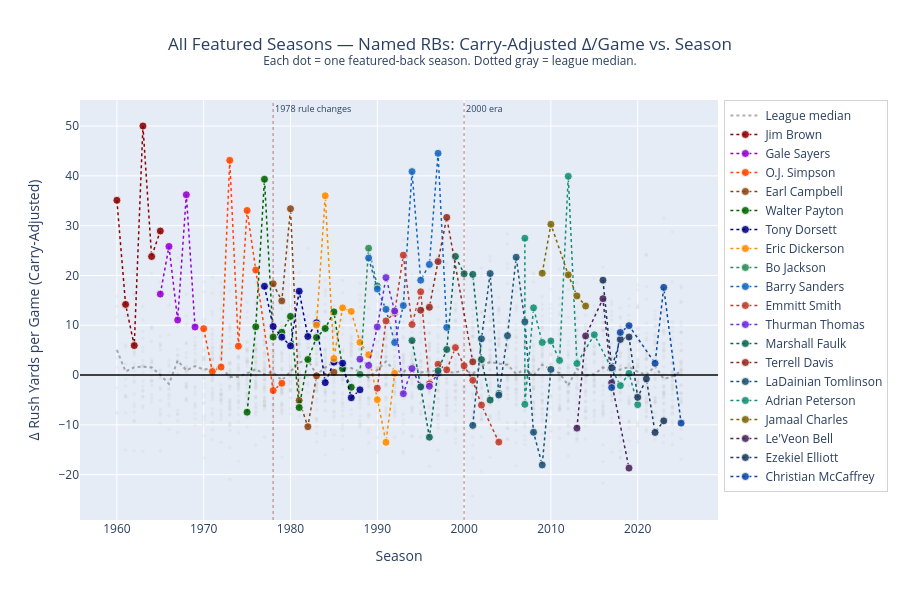

The notebook cell saved with this chart:
### Markdown cell above
---
# Chart 6 — Named Backs: All Seasons Plotted

Every featured season for each GOAT-tier RB. X-axis = season, Y-axis = carry-adjusted Δ/game.
Shows career arcs, peak years, and decline — similar to the QB chart in the QB analysis.

### Code cell
fig6 = go.Figure()

# Background: all featured backs
fig6.add_trace(go.Scatter(
    x=rb_featured['season'],
    y=rb_featured['delta_rush_yds_pg'],
    mode='markers',
    marker=dict(color='rgba(200,200,200,0.18)', size=3.5),
    name='All featured backs',
    hoverinfo='skip',
    showlegend=False,
))

# League avg by season
fig6.add_trace(go.Scatter(
    x=era_trend['season'],
    y=era_trend['med_delta'],
    mode='lines',
    line=dict(color='rgba(80,80,80,0.45)', width=2, dash='dot'),
    name='League median',
    hoverinfo='skip',
))

for rb_name, color in NAMED_RBS.items():
    parts = rb_name.split()
    sub = rb_featured[
        rb_featured['player_name'].str.contains(parts[0], na=False) &
        rb_featured['player_name'].str.contains(parts[-1], na=False)
    ].sort_values('season')
    if sub.empty:
        continue
    hover = (
        '<b>' + sub['player_name'] + '</b> — ' + sub['team_abbrev'] + ' ' + sub['season'].astype(str) +
        '<br>Rush yds: ' + sub['total_rush_yds'].astype(int).astype(str) +
        '<br>Δ/game: <b>' + sub['delta_rush_yds_pg'].round(1).astype(str) + '</b>' +
        '<br>Δ season total: ' + sub['delta_rush_yds_total'].round(1).astype(str)
    )
    fig6.add_trace(go.Scatter(
        x=sub['season'],
        y=sub['delta_rush_yds_pg'],
        mode='markers+lines',
        marker=dict(color=color, size=8, opacity=0.88,
                    line=dict(width=0.8, color='white')),
        line=dict(color=color, width=1.5, dash='dot'),
        name=rb_name,
        hovertext=hover, hoverinfo='text',
    ))

fig6.add_hline(y=0, line_color='black', line_width=1.5)
for yr, lbl in [(1978, '1978 rule changes'), (2000, '2000 era')]:
    fig6.add_vline(x=yr, line_dash='dot', line_color='rgba(150,0,0,0.35)', line_width=1.5,
                   annotation_text=lbl, annotation_position='top right',
                   annotation_font_size=9)

fig6.update_layout(
    title=dict(text='All Featured Seasons — Named RBs: Carry-Adjusted Δ/Game vs. Season<br>'
                    '<sup>Each dot = one featured-back season. Dotted gray = league median.</sup>',
               x=0.5),
    xaxis=dict(title='Season'),
    yaxis=dict(title='Δ Rush Yards per Game (Carry-Adjusted)'),
    height=600,
    hovermode='closest',
    legend=dict(orientation='v', x=1.01, y=1,
                bgcolor='rgba(255,255,255,0.85)',
                bordercolor='lightgray', borderwidth=1),
)
fig6.show()

### Figure 1 — Plotly figure (JSON) as saved in the notebook; plotly's stock layout.template omitted (floating-point values rounded to 4 significant figures; data arrays with more than 128 entries replaced by an {"elided": "..."} marker saying what was removed)
{"data": [{"hoverinfo": "skip", "marker": {"color": "rgba(200,200,200,0.18)", "size": 3.5}, "mode": "markers", "name": "All featured backs", "showlegend": false, "type": "scatter", "x": {"elided": "2481 int values"}, "y": {"elided": "2481 float values"}}, {"hoverinfo": "skip", "line": {"color": "rgba(80,80,80,0.45)", "dash": "dot", "width": 2}, "mode": "lines", "name": "League median", "type": "scatter", "x": [1960, 1961, 1962, 1963, 1964, 1965, 1966, 1967, 1968, 1969, 1970, 1971, 1972, 1973, 1974, 1975, 1976, 1977, 1978, 1979, 1980, 1981, 1982, 1983, 1984, 1985, 1986, 1987, 1988, 1989, 1990, 1991, 1992, 1993, 1994, 1995, 1996, 1997, 1998, 1999, 2000, 2001, 2002, 2003, 2004, 2005, 2006, 2007, 2008, 2009, 2010, 2011, 2012, 2013, 2014, 2015, 2016, 2017, 2018, 2019, 2020, 2021, 2022, 2023, 2024, 2025], "y": [5.0, 0.715, 1.545, 1.695, 1.53, 0.06, -1.8, 2.895, 0.94, 1.79, 1.105, 1.335, 1.63, -0.4, -0.33, 0.315, 1.18, 0.17, 0.575, -1.105, 0.7, 2.51, 3.04, 0.06, 1.52, 2.57, 1.27, 1.43, 0.59, -0.46, 1.01, 2.73, 0.87, 0.565, 2.26, 0.51, 0.75, 0.86, 0.58, 0.51, 1.04, 0.215, 1.81, 2.62, 2.28, 2.05, 0.24, 1.105, -0.12, 2.07, 1.14, 0.38, -2.095, 1.27, -0.08, 0.15, 1.51, 0.76, 1.105, 1.63, 0.67, -0.02, 1.8, -0.79, -0.28, 0.8]}, {"hoverinfo": "text", "hovertext": ["<b>Jim Brown</b> — CLE 1960<br>Rush yds: 1257<br>Δ/game: <b>35.1</b><br>Δ season total: 421.1", "<b>Jim Brown</b> — CLE 1961<br>Rush yds: 1408<br>Δ/game: <b>14.2</b><br>Δ season total: 198.5", "<b>Jim Brown</b> — CLE 1962<br>Rush yds: 996<br>Δ/game: <b>5.9</b><br>Δ season total: 82.9", "<b>Jim Brown</b> — CLE 1963<br>Rush yds: 1863<br>Δ/game: <b>50.0</b><br>Δ season total: 700.2", "<b>Jim Brown</b> — CLE 1964<br>Rush yds: 1560<br>Δ/game: <b>23.8</b><br>Δ season total: 357.0", "<b>Jim Brown</b> — CLE 1965<br>Rush yds: 1594<br>Δ/game: <b>28.9</b><br>Δ season total: 433.8"], "line": {"color": "#8B0000", "dash": "dot", "width": 1.5}, "marker": {"color": "#8B0000", "line": {"color": "white", "width": 0.8}, "opacity": 0.88, "size": 8}, "mode": "markers+lines", "name": "Jim Brown", "type": "scatter", "x": [1960, 1961, 1962, 1963, 1964, 1965], "y": [35.09, 14.18, 5.92, 50.01, 23.8, 28.92]}, {"hoverinfo": "text", "hovertext": ["<b>Gale Sayers</b> — CHI 1965<br>Rush yds: 867<br>Δ/game: <b>16.2</b><br>Δ season total: 227.5", "<b>Gale Sayers</b> — CHI 1966<br>Rush yds: 1231<br>Δ/game: <b>25.8</b><br>Δ season total: 361.5", "<b>Gale Sayers</b> — CHI 1967<br>Rush yds: 880<br>Δ/game: <b>11.0</b><br>Δ season total: 143.6", "<b>Gale Sayers</b> — CHI 1968<br>Rush yds: 856<br>Δ/game: <b>36.2</b><br>Δ season total: 325.9", "<b>Gale Sayers</b> — CHI 1969<br>Rush yds: 1032<br>Δ/game: <b>9.6</b><br>Δ season total: 134.9"], "line": {"color": "#9400D3", "dash": "dot", "width": 1.5}, "marker": {"color": "#9400D3", "line": {"color": "white", "width": 0.8}, "opacity": 0.88, "size": 8}, "mode": "markers+lines", "name": "Gale Sayers", "type": "scatter", "x": [1965, 1966, 1967, 1968, 1969], "y": [16.25, 25.82, 11.05, 36.21, 9.64]}, {"hoverinfo": "text", "hovertext": ["<b>O.J. Simpson</b> — BUF 1970<br>Rush yds: 488<br>Δ/game: <b>9.3</b><br>Δ season total: 74.5", "<b>O.J. Simpson</b> — BUF 1971<br>Rush yds: 742<br>Δ/game: <b>0.7</b><br>Δ season total: 9.8", "<b>O.J. Simpson</b> — BUF 1972<br>Rush yds: 1251<br>Δ/game: <b>1.6</b><br>Δ season total: 22.5", "<b>O.J. Simpson</b> — BUF 1973<br>Rush yds: 2003<br>Δ/game: <b>43.1</b><br>Δ season total: 603.5", "<b>O.J. Simpson</b> — BUF 1974<br>Rush yds: 1125<br>Δ/game: <b>5.8</b><br>Δ season total: 81.2", "<b>O.J. Simpson</b> — BUF 1975<br>Rush yds: 1817<br>Δ/game: <b>33.0</b><br>Δ season total: 462.6", "<b>O.J. Simpson</b> — BUF 1976<br>Rush yds: 1503<br>Δ/game: <b>21.1</b><br>Δ season total: 295.2", "<b>O.J. Simpson</b> — SFO 1978<br>Rush yds: 593<br>Δ/game: <b>-3.1</b><br>Δ season total: -31.2", "<b>O.J. Simpson</b> — SFO 1979<br>Rush yds: 460<br>Δ/game: <b>-1.6</b><br>Δ season total: -21.5"], "line": {"color": "#FF4500", "dash": "dot", "width": 1.5}, "marker": {"color": "#FF4500", "line": {"color": "white", "width": 0.8}, "opacity": 0.88, "size": 8}, "mode": "markers+lines", "name": "O.J. Simpson", "type": "scatter", "x": [1970, 1971, 1972, 1973, 1974, 1975, 1976, 1978, 1979], "y": [9.31, 0.7, 1.61, 43.11, 5.8, 33.04, 21.09, -3.12, -1.65]}, {"hoverinfo": "text", "hovertext": ["<b>Earl Campbell</b> — HOU 1978<br>Rush yds: 1450<br>Δ/game: <b>18.3</b><br>Δ season total: 274.9", "<b>Earl Campbell</b> — HOU 1979<br>Rush yds: 1697<br>Δ/game: <b>14.9</b><br>Δ season total: 238.2", "<b>Earl Campbell</b> — HOU 1980<br>Rush yds: 1934<br>Δ/game: <b>33.4</b><br>Δ season total: 500.8", "<b>Earl Campbell</b> — HOU 1981<br>Rush yds: 1376<br>Δ/game: <b>-5.1</b><br>Δ season total: -81.7", "<b>Earl Campbell</b> — HOU 1982<br>Rush yds: 538<br>Δ/game: <b>-10.4</b><br>Δ season total: -93.4", "<b>Earl Campbell</b> — HOU 1983<br>Rush yds: 1301<br>Δ/game: <b>-0.2</b><br>Δ season total: -2.1", "<b>Earl Campbell</b> — NOR 1985<br>Rush yds: 643<br>Δ/game: <b>0.6</b><br>Δ season total: 8.4"], "line": {"color": "#8B4513", "dash": "dot", "width": 1.5}, "marker": {"color": "#8B4513", "line": {"color": "white", "width": 0.8}, "opacity": 0.88, "size": 8}, "mode": "markers+lines", "name": "Earl Campbell", "type": "scatter", "x": [1978, 1979, 1980, 1981, 1982, 1983, 1985], "y": [18.33, 14.89, 33.39, -5.11, -10.38, -0.15, 0.56]}, {"hoverinfo": "text", "hovertext": ["<b>Walter Payton</b> — CHI 1975<br>Rush yds: 679<br>Δ/game: <b>-7.5</b><br>Δ season total: -97.0", "<b>Walter Payton</b> — CHI 1976<br>Rush yds: 1390<br>Δ/game: <b>9.7</b><br>Δ season total: 135.8", "<b>Walter Payton</b> — CHI 1977<br>Rush yds: 1852<br>Δ/game: <b>39.3</b><br>Δ season total: 550.4", "<b>Walter Payton</b> — CHI 1978<br>Rush yds: 1395<br>Δ/game: <b>7.6</b><br>Δ season total: 121.9", "<b>Walter Payton</b> — CHI 1979<br>Rush yds: 1610<br>Δ/game: <b>8.6</b><br>Δ season total: 137.4", "<b>Walter Payton</b> — CHI 1980<br>Rush yds: 1460<br>Δ/game: <b>11.8</b><br>Δ season total: 188.5", "<b>Walter Payton</b> — CHI 1981<br>Rush yds: 1222<br>Δ/game: <b>-6.5</b><br>Δ season total: -104.3", "<b>Walter Payton</b> — CHI 1982<br>Rush yds: 596<br>Δ/game: <b>3.1</b><br>Δ season total: 28.1", "<b>Walter Payton</b> — CHI 1983<br>Rush yds: 1421<br>Δ/game: <b>7.5</b><br>Δ season total: 120.4", "<b>Walter Payton</b> — CHI 1984<br>Rush yds: 1684<br>Δ/game: <b>9.3</b><br>Δ season total: 149.5", "<b>Walter Payton</b> — CHI 1985<br>Rush yds: 1551<br>Δ/game: <b>12.7</b><br>Δ season total: 202.8", "<b>Walter Payton</b> — CHI 1986<br>Rush yds: 1333<br>Δ/game: <b>1.3</b><br>Δ season total: 20.3", "<b>Walter Payton</b> — CHI 1987<br>Rush yds: 618<br>Δ/game: <b>-2.4</b><br>Δ season total: -31.9"], "line": {"color": "#006400", "dash": "dot", "width": 1.5}, "marker": {"color": "#006400", "line": {"color": "white", "width": 0.8}, "opacity": 0.88, "size": 8}, "mode": "markers+lines", "name": "Walter Payton", "type": "scatter", "x": [1975, 1976, 1977, 1978, 1979, 1980, 1981, 1982, 1983, 1984, 1985, 1986, 1987], "y": [-7.46, 9.7, 39.31, 7.62, 8.59, 11.78, -6.52, 3.12, 7.53, 9.34, 12.68, 1.27, -2.45]}, {"hoverinfo": "text", "hovertext": ["<b>Tony Dorsett</b> — DAL 1977<br>Rush yds: 1007<br>Δ/game: <b>17.8</b><br>Δ season total: 249.5", "<b>Tony Dorsett</b> — DAL 1978<br>Rush yds: 1325<br>Δ/game: <b>9.8</b><br>Δ season total: 156.0", "<b>Tony Dorsett</b> — DAL 1979<br>Rush yds: 1107<br>Δ/game: <b>7.6</b><br>Δ season total: 106.6", "<b>Tony Dorsett</b> — DAL 1980<br>Rush yds: 1185<br>Δ/game: <b>5.9</b><br>Δ season total: 87.9", "<b>Tony Dorsett</b> — DAL 1981<br>Rush yds: 1646<br>Δ/game: <b>16.8</b><br>Δ season total: 269.3", "<b>Tony Dorsett</b> — DAL 1982<br>Rush yds: 1011<br>Δ/game: <b>7.7</b><br>Δ season total: 92.9", "<b>Tony Dorsett</b> — DAL 1983<br>Rush yds: 1321<br>Δ/game: <b>10.5</b><br>Δ season total: 168.1", "<b>Tony Dorsett</b> — DAL 1984<br>Rush yds: 1189<br>Δ/game: <b>-1.5</b><br>Δ season total: -24.3", "<b>Tony Dorsett</b> — DAL 1985<br>Rush yds: 1307<br>Δ/game: <b>2.6</b><br>Δ season total: 41.5", "<b>Tony Dorsett</b> — DAL 1986<br>Rush yds: 748<br>Δ/game: <b>2.4</b><br>Δ season total: 31.0", "<b>Tony Dorsett</b> — DAL 1987<br>Rush yds: 456<br>Δ/game: <b>-4.6</b><br>Δ season total: -54.7", "<b>Tony Dorsett</b> — DEN 1988<br>Rush yds: 703<br>Δ/game: <b>-3.0</b><br>Δ season total: -44.6"], "line": {"color": "#00008B", "dash": "dot", "width": 1.5}, "marker": {"color": "#00008B", "line": {"color": "white", "width": 0.8}, "opacity": 0.88, "size": 8}, "mode": "markers+lines", "name": "Tony Dorsett", "type": "scatter", "x": [1977, 1978, 1979, 1980, 1981, 1982, 1983, 1984, 1985, 1986, 1987, 1988], "y": [17.82, 9.75, 7.61, 5.86, 16.83, 7.74, 10.51, -1.52, 2.59, 2.38, -4.56, -2.97]}, {"hoverinfo": "text", "hovertext": ["<b>Eric Dickerson</b> — RAM 1983<br>Rush yds: 1808<br>Δ/game: <b>10.0</b><br>Δ season total: 160.4", "<b>Eric Dickerson</b> — RAM 1984<br>Rush yds: 2105<br>Δ/game: <b>36.0</b><br>Δ season total: 576.2", "<b>Eric Dickerson</b> — RAM 1985<br>Rush yds: 1234<br>Δ/game: <b>3.3</b><br>Δ season total: 46.5", "<b>Eric Dickerson</b> — RAM 1986<br>Rush yds: 1821<br>Δ/game: <b>13.5</b><br>Δ season total: 215.9", "<b>Eric Dickerson</b> — IND 1987<br>Rush yds: 1061<br>Δ/game: <b>12.8</b><br>Δ season total: 127.8", "<b>Eric Dickerson</b> — IND 1988<br>Rush yds: 1659<br>Δ/game: <b>6.6</b><br>Δ season total: 105.0", "<b>Eric Dickerson</b> — IND 1989<br>Rush yds: 1311<br>Δ/game: <b>4.1</b><br>Δ season total: 61.2", "<b>Eric Dickerson</b> — IND 1990<br>Rush yds: 677<br>Δ/game: <b>-5.0</b><br>Δ season total: -54.5", "<b>Eric Dickerson</b> — IND 1991<br>Rush yds: 536<br>Δ/game: <b>-13.5</b><br>Δ season total: -135.2", "<b>Eric Dickerson</b> — RAI 1992<br>Rush yds: 729<br>Δ/game: <b>0.4</b><br>Δ season total: 5.3"], "line": {"color": "#FF8C00", "dash": "dot", "width": 1.5}, "marker": {"color": "#FF8C00", "line": {"color": "white", "width": 0.8}, "opacity": 0.88, "size": 8}, "mode": "markers+lines", "name": "Eric Dickerson", "type": "scatter", "x": [1983, 1984, 1985, 1986, 1987, 1988, 1989, 1990, 1991, 1992], "y": [10.03, 36.01, 3.32, 13.49, 12.78, 6.56, 4.08, -4.95, -13.52, 0.35]}, {"hoverinfo": "text", "hovertext": ["<b>Bo Jackson</b> — RAI 1988<br>Rush yds: 580<br>Δ/game: <b>0.2</b><br>Δ season total: 1.5", "<b>Bo Jackson</b> — RAI 1989<br>Rush yds: 950<br>Δ/game: <b>25.5</b><br>Δ season total: 280.2", "<b>Bo Jackson</b> — RAI 1990<br>Rush yds: 698<br>Δ/game: <b>17.9</b><br>Δ season total: 179.0"], "line": {"color": "#2E8B57", "dash": "dot", "width": 1.5}, "marker": {"color": "#2E8B57", "line": {"color": "white", "width": 0.8}, "opacity": 0.88, "size": 8}, "mode": "markers+lines", "name": "Bo Jackson", "type": "scatter", "x": [1988, 1989, 1990], "y": [0.15, 25.47, 17.9]}, {"hoverinfo": "text", "hovertext": ["<b>Barry Sanders</b> — DET 1989<br>Rush yds: 1470<br>Δ/game: <b>23.5</b><br>Δ season total: 352.3", "<b>Barry Sanders</b> — DET 1990<br>Rush yds: 1304<br>Δ/game: <b>17.3</b><br>Δ season total: 276.7", "<b>Barry Sanders</b> — DET 1991<br>Rush yds: 1548<br>Δ/game: <b>13.2</b><br>Δ season total: 197.8", "<b>Barry Sanders</b> — DET 1992<br>Rush yds: 1352<br>Δ/game: <b>6.5</b><br>Δ season total: 104.5", "<b>Barry Sanders</b> — DET 1993<br>Rush yds: 1115<br>Δ/game: <b>14.0</b><br>Δ season total: 153.5", "<b>Barry Sanders</b> — DET 1994<br>Rush yds: 1883<br>Δ/game: <b>40.9</b><br>Δ season total: 653.8", "<b>Barry Sanders</b> — DET 1995<br>Rush yds: 1500<br>Δ/game: <b>19.0</b><br>Δ season total: 304.6", "<b>Barry Sanders</b> — DET 1996<br>Rush yds: 1553<br>Δ/game: <b>22.2</b><br>Δ season total: 355.3", "<b>Barry Sanders</b> — DET 1997<br>Rush yds: 2053<br>Δ/game: <b>44.5</b><br>Δ season total: 712.4", "<b>Barry Sanders</b> — DET 1998<br>Rush yds: 1491<br>Δ/game: <b>9.6</b><br>Δ season total: 152.9"], "line": {"color": "#1565C0", "dash": "dot", "width": 1.5}, "marker": {"color": "#1565C0", "line": {"color": "white", "width": 0.8}, "opacity": 0.88, "size": 8}, "mode": "markers+lines", "name": "Barry Sanders", "type": "scatter", "x": [1989, 1990, 1991, 1992, 1993, 1994, 1995, 1996, 1997, 1998], "y": [23.49, 17.29, 13.19, 6.53, 13.95, 40.86, 19.04, 22.21, 44.52, 9.56]}, {"hoverinfo": "text", "hovertext": ["<b>Emmitt Smith</b> — DAL 1990<br>Rush yds: 937<br>Δ/game: <b>-2.6</b><br>Δ season total: -42.3", "<b>Emmitt Smith</b> — DAL 1991<br>Rush yds: 1563<br>Δ/game: <b>10.9</b><br>Δ season total: 173.7", "<b>Emmitt Smith</b> — DAL 1992<br>Rush yds: 1713<br>Δ/game: <b>12.5</b><br>Δ season total: 200.5", "<b>Emmitt Smith</b> — DAL 1993<br>Rush yds: 1486<br>Δ/game: <b>24.1</b><br>Δ season total: 337.1", "<b>Emmitt Smith</b> — DAL 1994<br>Rush yds: 1484<br>Δ/game: <b>10.1</b><br>Δ season total: 152.1", "<b>Emmitt Smith</b> — DAL 1995<br>Rush yds: 1773<br>Δ/game: <b>16.7</b><br>Δ season total: 267.5", "<b>Emmitt Smith</b> — DAL 1996<br>Rush yds: 1204<br>Δ/game: <b>-1.8</b><br>Δ season total: -26.6", "<b>Emmitt Smith</b> — DAL 1997<br>Rush yds: 1074<br>Δ/game: <b>2.2</b><br>Δ season total: 34.7", "<b>Emmitt Smith</b> — DAL 1998<br>Rush yds: 1332<br>Δ/game: <b>1.0</b><br>Δ season total: 16.7", "<b>Emmitt Smith</b> — DAL 1999<br>Rush yds: 1397<br>Δ/game: <b>5.5</b><br>Δ season total: 82.7", "<b>Emmitt Smith</b> — DAL 2000<br>Rush yds: 1203<br>Δ/game: <b>1.9</b><br>Δ season total: 29.8", "<b>Emmitt Smith</b> — DAL 2001<br>Rush yds: 1021<br>Δ/game: <b>-1.1</b><br>Δ season total: -14.8", "<b>Emmitt Smith</b> — DAL 2002<br>Rush yds: 975<br>Δ/game: <b>-6.0</b><br>Δ season total: -96.5", "<b>Emmitt Smith</b> — ARI 2004<br>Rush yds: 937<br>Δ/game: <b>-13.5</b><br>Δ season total: -202.1"], "line": {"color": "#C0392B", "dash": "dot", "width": 1.5}, "marker": {"color": "#C0392B", "line": {"color": "white", "width": 0.8}, "opacity": 0.88, "size": 8}, "mode": "markers+lines", "name": "Emmitt Smith", "type": "scatter", "x": [1990, 1991, 1992, 1993, 1994, 1995, 1996, 1997, 1998, 1999, 2000, 2001, 2002, 2004], "y": [-2.64, 10.86, 12.53, 24.08, 10.14, 16.72, -1.77, 2.17, 1.04, 5.51, 1.86, -1.06, -6.03, -13.47]}, {"hoverinfo": "text", "hovertext": ["<b>Thurman Thomas</b> — BUF 1988<br>Rush yds: 881<br>Δ/game: <b>3.2</b><br>Δ season total: 47.8", "<b>Thurman Thomas</b> — BUF 1989<br>Rush yds: 1244<br>Δ/game: <b>1.9</b><br>Δ season total: 30.9", "<b>Thurman Thomas</b> — BUF 1990<br>Rush yds: 1297<br>Δ/game: <b>9.7</b><br>Δ season total: 154.7", "<b>Thurman Thomas</b> — BUF 1991<br>Rush yds: 1407<br>Δ/game: <b>19.6</b><br>Δ season total: 293.5", "<b>Thurman Thomas</b> — BUF 1992<br>Rush yds: 1487<br>Δ/game: <b>12.9</b><br>Δ season total: 205.9", "<b>Thurman Thomas</b> — BUF 1993<br>Rush yds: 1315<br>Δ/game: <b>-3.7</b><br>Δ season total: -59.8", "<b>Thurman Thomas</b> — BUF 1994<br>Rush yds: 1093<br>Δ/game: <b>1.3</b><br>Δ season total: 19.5", "<b>Thurman Thomas</b> — BUF 1995<br>Rush yds: 1005<br>Δ/game: <b>-2.4</b><br>Δ season total: -33.9", "<b>Thurman Thomas</b> — BUF 1996<br>Rush yds: 1033<br>Δ/game: <b>-2.2</b><br>Δ season total: -33.7", "<b>Thurman Thomas</b> — BUF 1997<br>Rush yds: 643<br>Δ/game: <b>0.4</b><br>Δ season total: 6.1"], "line": {"color": "#6D28D9", "dash": "dot", "width": 1.5}, "marker": {"color": "#6D28D9", "line": {"color": "white", "width": 0.8}, "opacity": 0.88, "size": 8}, "mode": "markers+lines", "name": "Thurman Thomas", "type": "scatter", "x": [1988, 1989, 1990, 1991, 1992, 1993, 1994, 1995, 1996, 1997], "y": [3.19, 1.93, 9.67, 19.57, 12.87, -3.74, 1.3, -2.42, -2.25, 0.38]}, {"hoverinfo": "text", "hovertext": ["<b>Marshall Faulk</b> — IND 1994<br>Rush yds: 1282<br>Δ/game: <b>6.9</b><br>Δ season total: 110.7", "<b>Marshall Faulk</b> — IND 1995<br>Rush yds: 1078<br>Δ/game: <b>-2.4</b><br>Δ season total: -37.8", "<b>Marshall Faulk</b> — IND 1996<br>Rush yds: 587<br>Δ/game: <b>-12.5</b><br>Δ season total: -162.3", "<b>Marshall Faulk</b> — IND 1997<br>Rush yds: 1054<br>Δ/game: <b>0.9</b><br>Δ season total: 13.7", "<b>Marshall Faulk</b> — IND 1998<br>Rush yds: 1319<br>Δ/game: <b>5.1</b><br>Δ season total: 82.1", "<b>Marshall Faulk</b> — STL 1999<br>Rush yds: 1381<br>Δ/game: <b>23.8</b><br>Δ season total: 381.1", "<b>Marshall Faulk</b> — STL 2000<br>Rush yds: 1359<br>Δ/game: <b>20.3</b><br>Δ season total: 284.7", "<b>Marshall Faulk</b> — STL 2001<br>Rush yds: 1382<br>Δ/game: <b>20.2</b><br>Δ season total: 282.9", "<b>Marshall Faulk</b> — STL 2002<br>Rush yds: 953<br>Δ/game: <b>3.1</b><br>Δ season total: 43.3", "<b>Marshall Faulk</b> — STL 2003<br>Rush yds: 818<br>Δ/game: <b>-5.0</b><br>Δ season total: -55.3", "<b>Marshall Faulk</b> — STL 2004<br>Rush yds: 774<br>Δ/game: <b>-3.7</b><br>Δ season total: -51.8"], "line": {"color": "#0E6655", "dash": "dot", "width": 1.5}, "marker": {"color": "#0E6655", "line": {"color": "white", "width": 0.8}, "opacity": 0.88, "size": 8}, "mode": "markers+lines", "name": "Marshall Faulk", "type": "scatter", "x": [1994, 1995, 1996, 1997, 1998, 1999, 2000, 2001, 2002, 2003, 2004], "y": [6.92, -2.36, -12.48, 0.86, 5.13, 23.82, 20.34, 20.21, 3.09, -5.03, -3.7]}, {"hoverinfo": "text", "hovertext": ["<b>Terrell Davis</b> — DEN 1995<br>Rush yds: 1117<br>Δ/game: <b>13.0</b><br>Δ season total: 182.3", "<b>Terrell Davis</b> — DEN 1996<br>Rush yds: 1538<br>Δ/game: <b>13.6</b><br>Δ season total: 217.6", "<b>Terrell Davis</b> — DEN 1997<br>Rush yds: 1750<br>Δ/game: <b>22.8</b><br>Δ season total: 341.7", "<b>Terrell Davis</b> — DEN 1998<br>Rush yds: 2008<br>Δ/game: <b>31.6</b><br>Δ season total: 506.4", "<b>Terrell Davis</b> — DEN 2001<br>Rush yds: 701<br>Δ/game: <b>2.6</b><br>Δ season total: 21.2"], "line": {"color": "#922B21", "dash": "dot", "width": 1.5}, "marker": {"color": "#922B21", "line": {"color": "white", "width": 0.8}, "opacity": 0.88, "size": 8}, "mode": "markers+lines", "name": "Terrell Davis", "type": "scatter", "x": [1995, 1996, 1997, 1998, 2001], "y": [13.02, 13.6, 22.78, 31.65, 2.65]}, {"hoverinfo": "text", "hovertext": ["<b>LaDainian Tomlinson</b> — SDG 2001<br>Rush yds: 1236<br>Δ/game: <b>-10.1</b><br>Δ season total: -161.8", "<b>LaDainian Tomlinson</b> — SDG 2002<br>Rush yds: 1683<br>Δ/game: <b>7.3</b><br>Δ season total: 116.5", "<b>LaDainian Tomlinson</b> — SDG 2003<br>Rush yds: 1645<br>Δ/game: <b>20.4</b><br>Δ season total: 326.1", "<b>LaDainian Tomlinson</b> — SDG 2004<br>Rush yds: 1335<br>Δ/game: <b>-4.0</b><br>Δ season total: -60.3", "<b>LaDainian Tomlinson</b> — SDG 2005<br>Rush yds: 1462<br>Δ/game: <b>7.9</b><br>Δ season total: 126.6", "<b>LaDainian Tomlinson</b> — SDG 2006<br>Rush yds: 1815<br>Δ/game: <b>23.6</b><br>Δ season total: 378.4", "<b>LaDainian Tomlinson</b> — SDG 2007<br>Rush yds: 1474<br>Δ/game: <b>10.7</b><br>Δ season total: 171.1", "<b>LaDainian Tomlinson</b> — SDG 2008<br>Rush yds: 1110<br>Δ/game: <b>-11.5</b><br>Δ season total: -183.8", "<b>LaDainian Tomlinson</b> — SDG 2009<br>Rush yds: 730<br>Δ/game: <b>-18.0</b><br>Δ season total: -252.7", "<b>LaDainian Tomlinson</b> — NYJ 2010<br>Rush yds: 914<br>Δ/game: <b>1.1</b><br>Δ season total: 16.9"], "line": {"color": "#1A5276", "dash": "dot", "width": 1.5}, "marker": {"color": "#1A5276", "line": {"color": "white", "width": 0.8}, "opacity": 0.88, "size": 8}, "mode": "markers+lines", "name": "LaDainian Tomlinson", "type": "scatter", "x": [2001, 2002, 2003, 2004, 2005, 2006, 2007, 2008, 2009, 2010], "y": [-10.11, 7.28, 20.38, -4.02, 7.91, 23.65, 10.69, -11.49, -18.05, 1.13]}, {"hoverinfo": "text", "hovertext": ["<b>Adrian Peterson</b> — MIN 2007<br>Rush yds: 1341<br>Δ/game: <b>27.5</b><br>Δ season total: 384.6", "<b>Adrian Peterson</b> — CHI 2007<br>Rush yds: 510<br>Δ/game: <b>-5.9</b><br>Δ season total: -94.2", "<b>Adrian Peterson</b> — MIN 2008<br>Rush yds: 1760<br>Δ/game: <b>13.5</b><br>Δ season total: 216.0", "<b>Adrian Peterson</b> — MIN 2009<br>Rush yds: 1383<br>Δ/game: <b>6.5</b><br>Δ season total: 104.7", "<b>Adrian Peterson</b> — MIN 2010<br>Rush yds: 1298<br>Δ/game: <b>6.8</b><br>Δ season total: 102.8", "<b>Adrian Peterson</b> — MIN 2011<br>Rush yds: 970<br>Δ/game: <b>2.9</b><br>Δ season total: 35.3", "<b>Adrian Peterson</b> — MIN 2012<br>Rush yds: 2097<br>Δ/game: <b>39.9</b><br>Δ season total: 638.5", "<b>Adrian Peterson</b> — MIN 2013<br>Rush yds: 1266<br>Δ/game: <b>2.3</b><br>Δ season total: 32.3", "<b>Adrian Peterson</b> — MIN 2015<br>Rush yds: 1485<br>Δ/game: <b>8.1</b><br>Δ season total: 129.5", "<b>Adrian Peterson</b> — WAS 2018<br>Rush yds: 1042<br>Δ/game: <b>-2.1</b><br>Δ season total: -33.9", "<b>Adrian Peterson</b> — WAS 2019<br>Rush yds: 898<br>Δ/game: <b>0.3</b><br>Δ season total: 4.9", "<b>Adrian Peterson</b> — DET 2020<br>Rush yds: 604<br>Δ/game: <b>-6.0</b><br>Δ season total: -95.2"], "line": {"color": "#148F77", "dash": "dot", "width": 1.5}, "marker": {"color": "#148F77", "line": {"color": "white", "width": 0.8}, "opacity": 0.88, "size": 8}, "mode": "markers+lines", "name": "Adrian Peterson", "type": "scatter", "x": [2007, 2007, 2008, 2009, 2010, 2011, 2012, 2013, 2015, 2018, 2019, 2020], "y": [27.47, -5.89, 13.5, 6.54, 6.85, 2.94, 39.91, 2.31, 8.09, -2.12, 0.33, -5.95]}, {"hoverinfo": "text", "hovertext": ["<b>Jamaal Charles</b> — KAN 2009<br>Rush yds: 1120<br>Δ/game: <b>20.4</b><br>Δ season total: 306.7", "<b>Jamaal Charles</b> — KAN 2010<br>Rush yds: 1467<br>Δ/game: <b>30.3</b><br>Δ season total: 484.3", "<b>Jamaal Charles</b> — KAN 2012<br>Rush yds: 1509<br>Δ/game: <b>20.1</b><br>Δ season total: 321.9", "<b>Jamaal Charles</b> — KAN 2013<br>Rush yds: 1287<br>Δ/game: <b>15.9</b><br>Δ season total: 238.3", "<b>Jamaal Charles</b> — KAN 2014<br>Rush yds: 1033<br>Δ/game: <b>13.9</b><br>Δ season total: 207.9"], "line": {"color": "#7D6608", "dash": "dot", "width": 1.5}, "marker": {"color": "#7D6608", "line": {"color": "white", "width": 0.8}, "opacity": 0.88, "size": 8}, "mode": "markers+lines", "name": "Jamaal Charles", "type": "scatter", "x": [2009, 2010, 2012, 2013, 2014], "y": [20.45, 30.27, 20.12, 15.89, 13.86]}, {"hoverinfo": "text", "hovertext": ["<b>Le'Veon Bell</b> — PIT 2013<br>Rush yds: 860<br>Δ/game: <b>-10.7</b><br>Δ season total: -138.6", "<b>Le'Veon Bell</b> — PIT 2014<br>Rush yds: 1361<br>Δ/game: <b>7.8</b><br>Δ season total: 125.6", "<b>Le'Veon Bell</b> — PIT 2016<br>Rush yds: 1268<br>Δ/game: <b>15.3</b><br>Δ season total: 184.0", "<b>Le'Veon Bell</b> — PIT 2017<br>Rush yds: 1291<br>Δ/game: <b>-1.6</b><br>Δ season total: -23.2", "<b>Le'Veon Bell</b> — NYJ 2019<br>Rush yds: 789<br>Δ/game: <b>-18.7</b><br>Δ season total: -280.3"], "line": {"color": "#4A235A", "dash": "dot", "width": 1.5}, "marker": {"color": "#4A235A", "line": {"color": "white", "width": 0.8}, "opacity": 0.88, "size": 8}, "mode": "markers+lines", "name": "Le'Veon Bell", "type": "scatter", "x": [2013, 2014, 2016, 2017, 2019], "y": [-10.66, 7.85, 15.33, -1.55, -18.69]}, {"hoverinfo": "text", "hovertext": ["<b>Ezekiel Elliott</b> — DAL 2016<br>Rush yds: 1631<br>Δ/game: <b>19.0</b><br>Δ season total: 285.8", "<b>Ezekiel Elliott</b> — DAL 2017<br>Rush yds: 983<br>Δ/game: <b>1.4</b><br>Δ season total: 14.5", "<b>Ezekiel Elliott</b> — DAL 2018<br>Rush yds: 1434<br>Δ/game: <b>7.2</b><br>Δ season total: 107.2", "<b>Ezekiel Elliott</b> — DAL 2019<br>Rush yds: 1357<br>Δ/game: <b>7.6</b><br>Δ season total: 122.1", "<b>Ezekiel Elliott</b> — DAL 2020<br>Rush yds: 979<br>Δ/game: <b>-4.5</b><br>Δ season total: -67.2", "<b>Ezekiel Elliott</b> — DAL 2021<br>Rush yds: 1002<br>Δ/game: <b>-0.8</b><br>Δ season total: -13.1", "<b>Ezekiel Elliott</b> — DAL 2022<br>Rush yds: 876<br>Δ/game: <b>-11.5</b><br>Δ season total: -172.9", "<b>Ezekiel Elliott</b> — NWE 2023<br>Rush yds: 642<br>Δ/game: <b>-9.2</b><br>Δ season total: -156.4"], "line": {"color": "#1E3A5F", "dash": "dot", "width": 1.5}, "marker": {"color": "#1E3A5F", "line": {"color": "white", "width": 0.8}, "opacity": 0.88, "size": 8}, "mode": "markers+lines", "name": "Ezekiel Elliott", "type": "scatter", "x": [2016, 2017, 2018, 2019, 2020, 2021, 2022, 2023], "y": [19.05, 1.45, 7.15, 7.63, -4.48, -0.77, -11.53, -9.2]}, {"hoverinfo": "text", "hovertext": ["<b>Christian McCaffrey</b> — CAR 2017<br>Rush yds: 435<br>Δ/game: <b>-2.5</b><br>Δ season total: -40.3", "<b>Christian McCaffrey</b> — CAR 2018<br>Rush yds: 1098<br>Δ/game: <b>8.6</b><br>Δ season total: 136.8", "<b>Christian McCaffrey</b> — CAR 2019<br>Rush yds: 1387<br>Δ/game: <b>9.9</b><br>Δ season total: 158.7", "<b>Christian McCaffrey</b> — SFO 2022<br>Rush yds: 746<br>Δ/game: <b>2.4</b><br>Δ season total: 25.9", "<b>Christian McCaffrey</b> — SFO 2023<br>Rush yds: 1459<br>Δ/game: <b>17.6</b><br>Δ season total: 281.6", "<b>Christian McCaffrey</b> — SFO 2025<br>Rush yds: 1202<br>Δ/game: <b>-9.6</b><br>Δ season total: -164.0"], "line": {"color": "#0D47A1", "dash": "dot", "width": 1.5}, "marker": {"color": "#0D47A1", "line": {"color": "white", "width": 0.8}, "opacity": 0.88, "size": 8}, "mode": "markers+lines", "name": "Christian McCaffrey", "type": "scatter", "x": [2017, 2018, 2019, 2022, 2023, 2025], "y": [-2.52, 8.55, 9.92, 2.35, 17.6, -9.65]}], "layout": {"annotations": [{"font": {"size": 9}, "showarrow": false, "text": "1978 rule changes", "x": 1978, "xanchor": "left", "xref": "x", "y": 1, "yanchor": "top", "yref": "y domain"}, {"font": {"size": 9}, "showarrow": false, "text": "2000 era", "x": 2000, "xanchor": "left", "xref": "x", "y": 1, "yanchor": "top", "yref": "y domain"}], "height": 600, "hovermode": "closest", "legend": {"bgcolor": "rgba(255,255,255,0.85)", "bordercolor": "lightgray", "borderwidth": 1, "orientation": "v", "x": 1.01, "y": 1}, "shapes": [{"line": {"color": "black", "width": 1.5}, "type": "line", "x0": 0, "x1": 1, "xref": "x domain", "y0": 0, "y1": 0, "yref": "y"}, {"line": {"color": "rgba(150,0,0,0.35)", "dash": "dot", "width": 1.5}, "type": "line", "x0": 1978, "x1": 1978, "xref": "x", "y0": 0, "y1": 1, "yref": "y domain"}, {"line": {"color": "rgba(150,0,0,0.35)", "dash": "dot", "width": 1.5}, "type": "line", "x0": 2000, "x1": 2000, "xref": "x", "y0": 0, "y1": 1, "yref": "y domain"}], "title": {"text": "All Featured Seasons — Named RBs: Carry-Adjusted Δ/Game vs. Season<br><sup>Each dot = one featured-back season. Dotted gray = league median.</sup>", "x": 0.5}, "xaxis": {"title": {"text": "Season"}}, "yaxis": {"title": {"text": "Δ Rush Yards per Game (Carry-Adjusted)"}}}}
